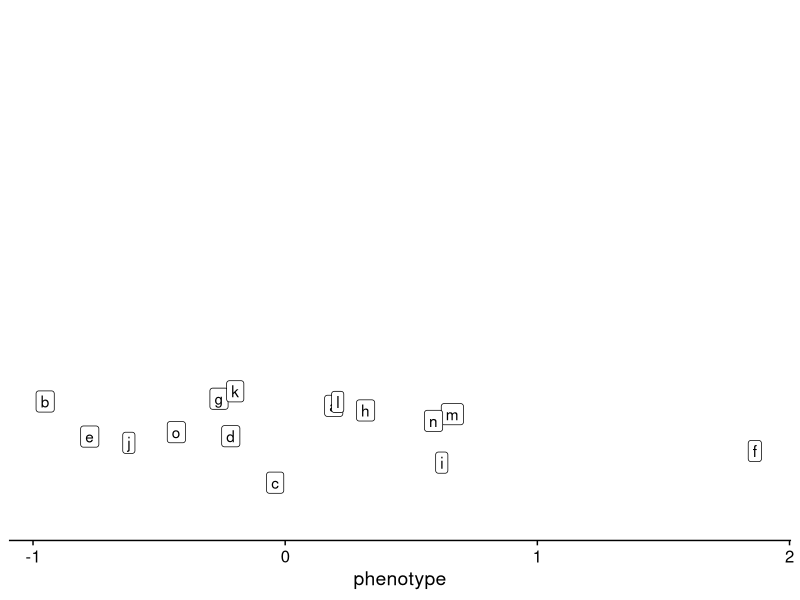
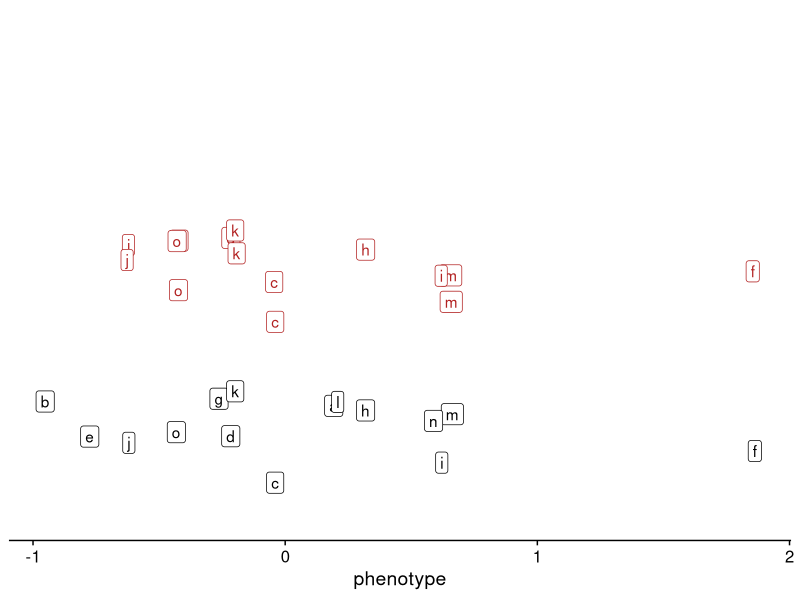
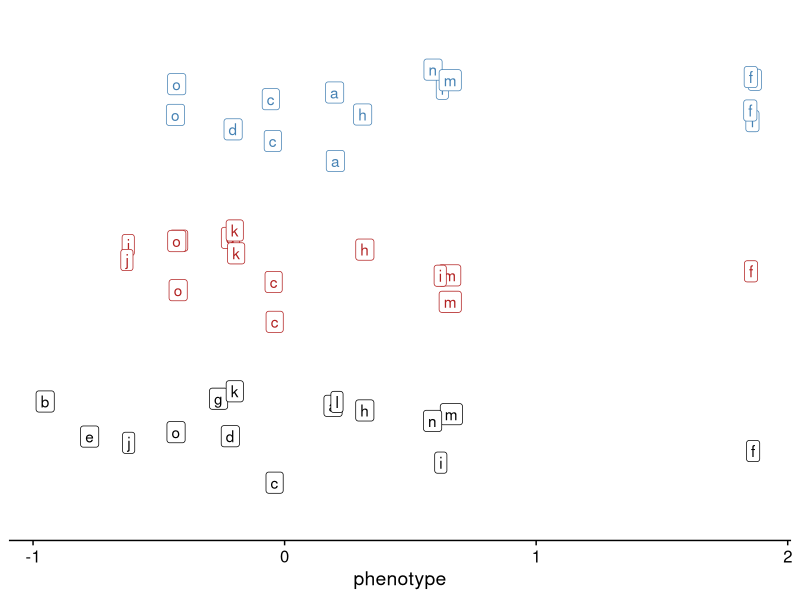
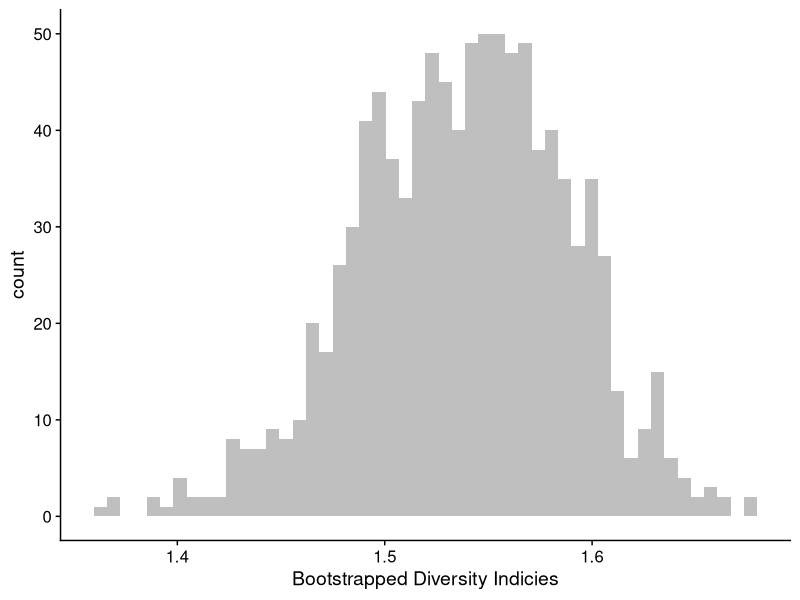
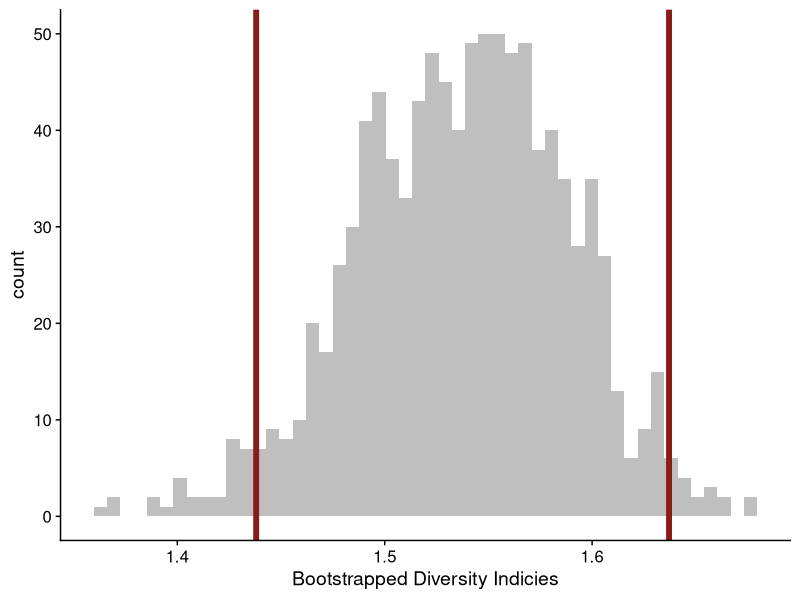
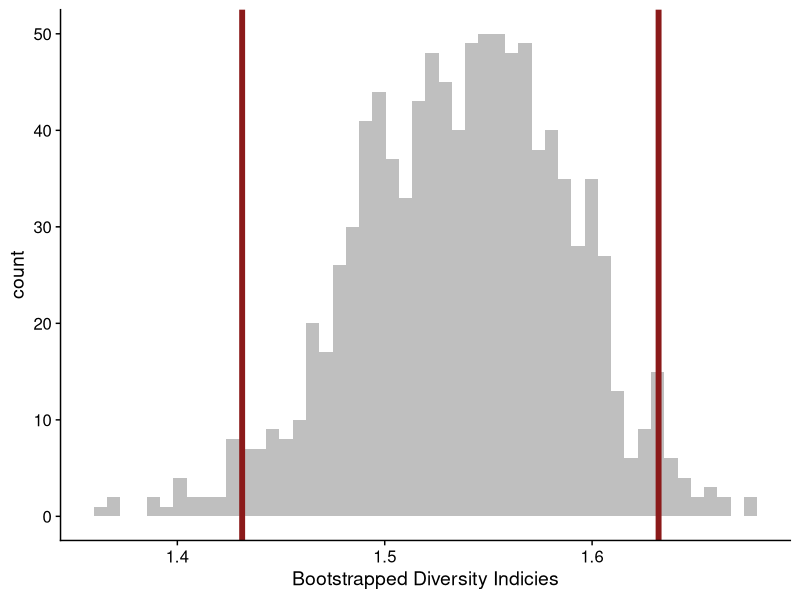

These figures' R source, in order:
## ---- chunk 1
#| label: setup
#| echo: false
#| warning: false
#| message: false

library(tidyverse)
library(cowplot)
library(viridis)
ggplot2::theme_set(theme_cowplot())
set.seed(8393824)
## ---- chunk 2
#| echo: true
#| output-location: slide

dd <- tibble("phenotype" = rnorm(15),
             "id" = letters[1:15],
             "set"= rep(1,15))
p1 <- dd |>
  ggplot(aes(phenotype, set, label = id)) + 
  geom_label(position = position_jitter(height = 0.3, seed = 34)) +
  scale_y_continuous(NULL, breaks = NULL, limits = c(0.5, 3.5))

p1
## ---- chunk 3
#| echo: true
#| output-location: slide

boot1 <- dd[sample(seq(1, nrow(dd)), replace = TRUE), ] # <1>
boot1$set <- 2 # <2>

p2 <- p1 + # <3>
  geom_label(data = boot1, 
             position = position_jitter(height = 0.3, seed = 34),
             color = "firebrick") 

p2
## ---- chunk 4
boot2 <- dd[sample(seq(1, nrow(dd)), replace = TRUE),]
boot2$set <- 3 

p2 + 
  geom_label(data = boot2,
             position = position_jitter(height = 0.3, seed = 34),
             color = "steelblue") 

## ---- chunk 5
bb <- read_csv("Data/Butterflies.csv")
bb <- bb |>
  filter(N > 0)
glimpse(bb)
## ---- chunk 6
#| echo: true

bb$relA <- bb$N / sum(bb$N)

-sum(bb$relA * log(bb$relA))
## ---- chunk 7
#| echo: true

library(boot)

bb_full <- rep(bb$Species, bb$N) # <1>

shanH <- function(sp_list,indicies) { # <2>
  sp_ab <- table(sp_list[indicies]) / length(sp_list)
  return(-sum(sp_ab * log(sp_ab)))
}

shan_bs <- boot(data = bb_full, # <3>
                statistic = shanH,
                R = 1000)
## ---- chunk 8
bp <- tibble(t = shan_bs$t) |>
  ggplot(aes(t)) +
  geom_histogram(bins = 50, fill = "gray75") +
  xlab("Bootstrapped Diversity Indicies")
bp
## ---- chunk 9
#| echo: true

mu_b <- mean(shan_bs$t)
s_b <- sd(shan_bs$t)
cis <- c(mu_b + qnorm(0.975) * s_b, 
         mu_b - qnorm(0.975) * s_b)

cis

sum(shan_bs$t >= cis[1])
sum(shan_bs$t <= cis[2])
## ---- chunk 10
bp +
  geom_vline(xintercept = cis,
               linewidth = 2,
               color = "firebrick4")
## ---- chunk 11
#| echo: true

cis <- c(quantile(shan_bs$t,0.975),
         quantile(shan_bs$t,0.025))

cis

sum(shan_bs$t >= cis[1])
sum(shan_bs$t <= cis[2])
## ---- chunk 12
bp +
  geom_vline(xintercept = cis,
               linewidth = 2,
               color = "firebrick4")
